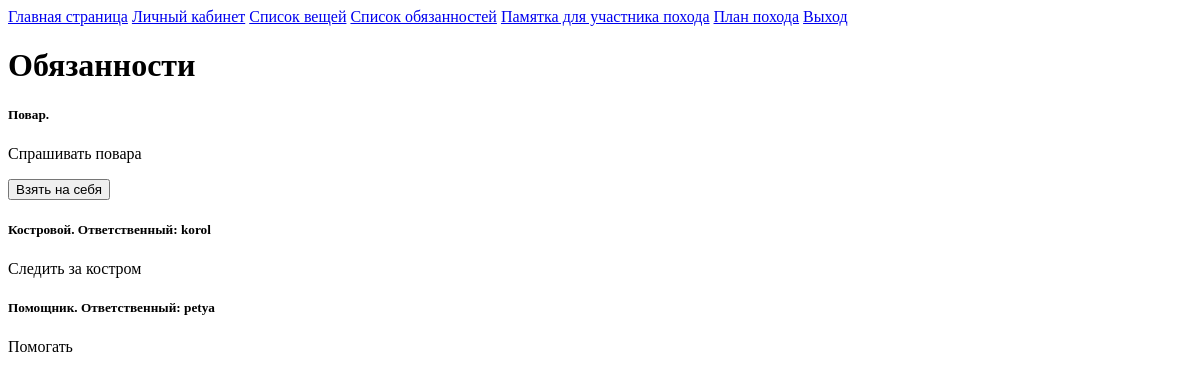
The app's page /duties_list (signed in), older data.
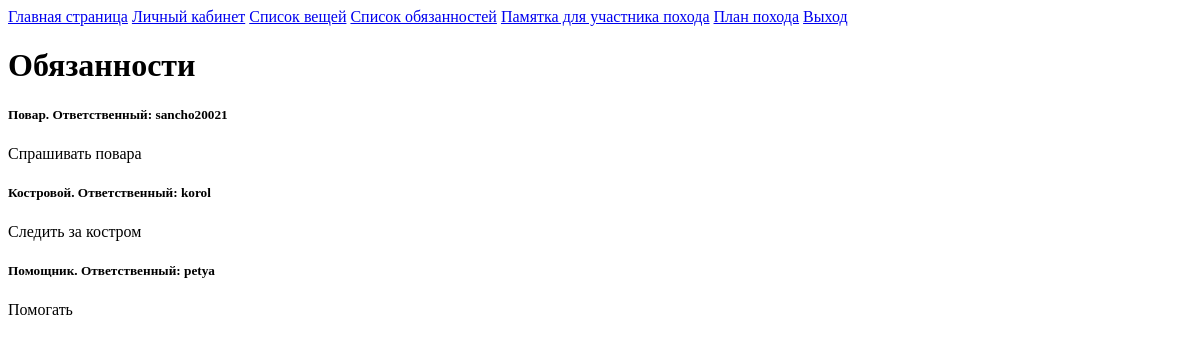
The same page, newer data.
### App/models.py (models this page shows)
class Duty(models.Model):
    name = models.CharField(max_length=255)
    description = models.TextField()
    keeper = models.ForeignKey(User, on_delete=models.CASCADE, default=None, blank=True, null=True)

### App/views.py (the view, shortened to what this page needs)
# urls.py: path('duties_list', duties_list),
def duties_list(request):
    if request.user.is_authenticated:
        if request.method == 'GET':
            is_moder = False
            if request.user.groups.filter(name='moders').exists():
                is_moder = True
            duties = Duty.objects.all()
            return render(request, 'duties_list.html', {'duties': duties, 'is_moder': is_moder})
    else:
        return redirect('/login_page')

### App/templates/duties_list.html (shortened to what this page needs)
<!DOCTYPE html>
<html lang="en">
<head>
</head>
<body>
<a href="/home_page">Главная страница</a>
<a href="/user_cab">Личный кабинет</a>
<a href="/objects_list/nofood">Список вещей</a>
<a href="/duties_list">Список обязанностей</a>
<a href="/reference">Памятка для участника похода</a>
<a href="/plan">План похода</a>
<a href="/logout_page">Выход</a>
<h1>Обязанности</h1>
{% for duty in duties %}
    <form method="POST">
        <h5>{{duty.name}}. {% if duty.keeper != None %}Ответственный: {{duty.keeper}}{% endif %}</h5>
        <p>{{duty.description}}</p>
        {% if duty.keeper == None %}
            <input type="submit" name="take" value="Взять на себя">
        {% endif %}
    </form>
{% endfor %}
</body>
</html>

Row changes from the older to the newer data that the page shows:
changed Duty "Спрашивать повара": keeper (not shown) → "sancho20021"; take "Взять на себя" → (not shown)
